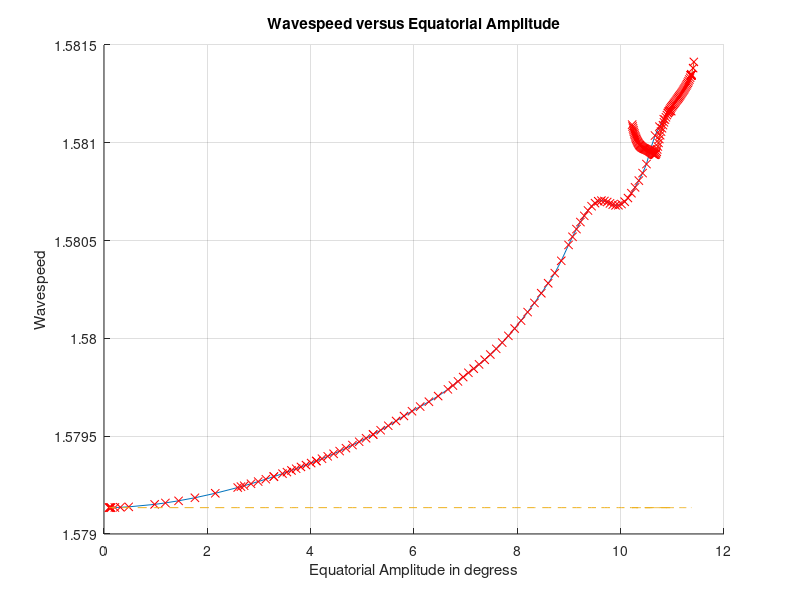
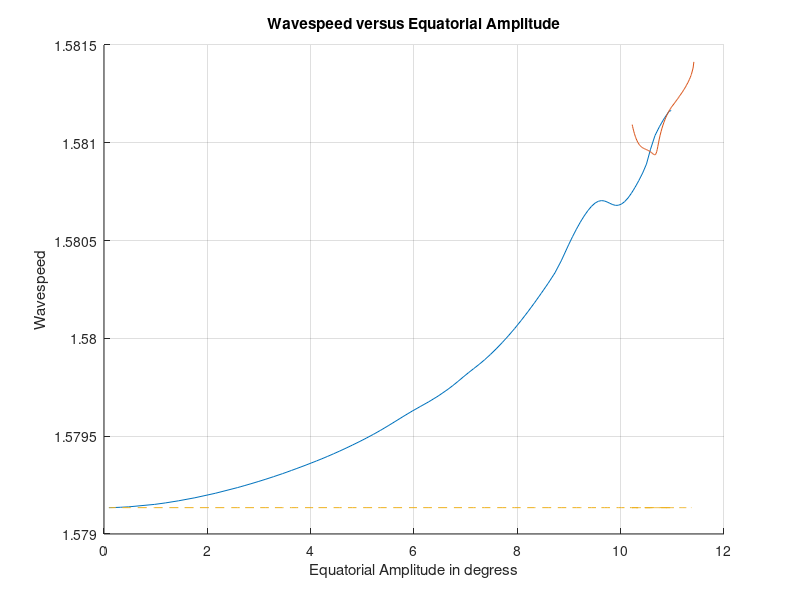
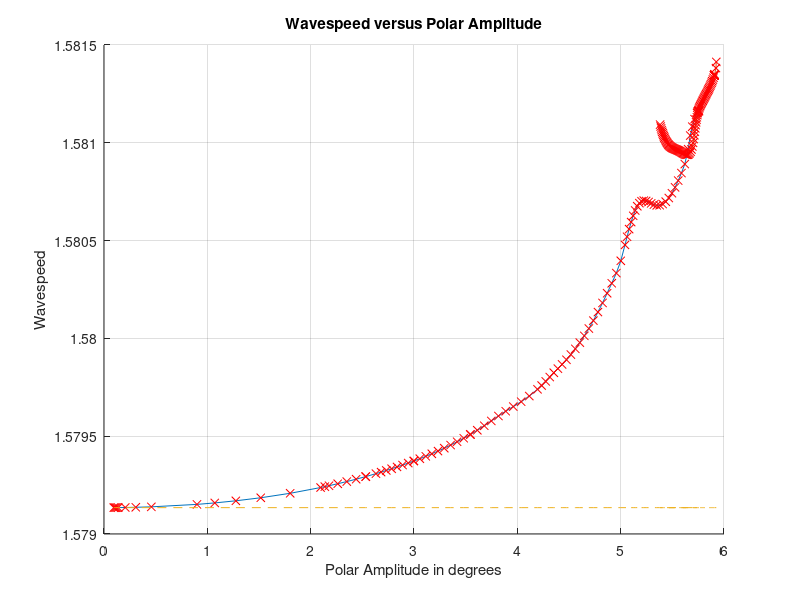
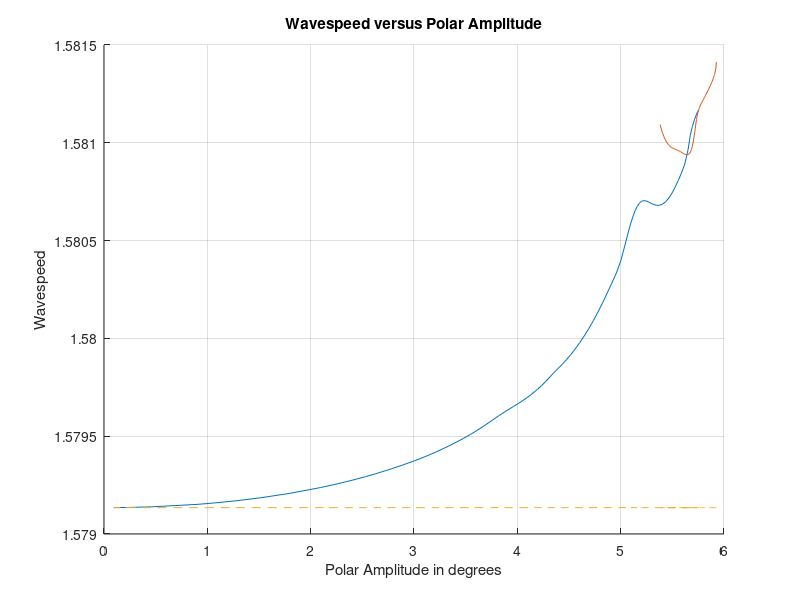

Reproduce these figures in MATLAB, in order.
% Script to plot up the wavespeed v's amplitude
% relationships found from the nonlinear code

% This script uses a previous value of AmpsandC to plot so no real calculation here...

% Clear all constants from memory
clear all

% Declare and initialise all constants
g=9.80616; % Gravitational acceleration
Omega=2*pi/(24*60*60); % Earth's angular velocity
aref=6.37122*10^6; % Radius of the Earth

% Declare characteristic scales
href=8*10^3; % Characteristic length scale (m)
cref=Omega/30; % Characteristic angular velocity scale of the Rossby wave (s^-1)
vref=40; % Characteristic velocity scale(m*s^-1)
wref=7.848*10^(-6); %Characteristic angular velocity scale of the zonal flow (s^-1)

% Define the nondimensional numbers
Sr=aref*cref/vref; % Strouhal number
Fr=vref/sqrt(g*href); % Froude number
Ro=vref/(2*Omega*aref); % Rossby number

% Dimensionless zonal flow parameters
wbase=wref*aref/vref; % Dimensionless base zonal flow angular velocity
h0=1; % Dimensionless polar free suface height (h/href=1 is assumed at the poles)
a=aref/href; % Dimensionless value of the Earth's radius...relative to href...

% Here we declare the number of Directories that we want to
% load data from.
StartDirect=1;
NumDirects=203;
% The number of gaps in the data set
numgaps=1;
% The current gap number that we are up to
currentgap=0;

% Since we want to store Ampe, Ampp, and Ampt and c we set aside room for this storage now.
% We will store in the order [c;Ampe;Ampp;Ampt] etc
% We need to subtract off the total number of gaps since we don't store data at the points
%AmpsandC=zeros(4,NumDirects-StartDirect+1-numgaps);
% Load AmpsandC
load AmpsandC


% Create vectors to plot the linearized solution.
% For kappa=5
lincval=(1.579134708860227e+000)*ones(1,NumDirects-StartDirect+1-numgaps);

% Now that we have all the data we do some plots

%%%%%%%%%%%%%%%%%%%%%%%%%%%%%%
%%%% Equatorial amplitude plot
%%%%%%%%%%%%%%%%%%%%%%%%%%%%%%
% Do plot with both line and 'X's at plot points
% Create a new held figure with grid
figure
hold on
grid on
% Plot each solution segment
plot(AmpsandC(2,1:101),AmpsandC(1,1:101),AmpsandC(2,1:101),AmpsandC(1,1:101),'rx');
plot(AmpsandC(2,102:end),AmpsandC(1,102:end),AmpsandC(2,102:end),AmpsandC(1,102:end),'rx');
% Put in linearised solution
plot(AmpsandC(2,:),lincval,'--');
% Label the figure
title('Wavespeed versus Equatorial Amplitude');
xlabel('Equatorial Amplitude in degress');
ylabel('Wavespeed');

% Now do plot with line only.
% Create a new held figure with grid
figure
hold on
grid on
% Plot each solution segment
plot(AmpsandC(2,1:101),AmpsandC(1,1:101));
plot(AmpsandC(2,102:end),AmpsandC(1,102:end));
% Put in linearised solution
plot(AmpsandC(2,:),lincval,'--');
% Label the figure
title('Wavespeed versus Equatorial Amplitude');
xlabel('Equatorial Amplitude in degress');
ylabel('Wavespeed');


%%%%%%%%%%%%%%%%%%%%%%%%%%%%%%
%%%% Polar amplitude plot
%%%%%%%%%%%%%%%%%%%%%%%%%%%%%%
% Do plot with both line and 'X's at plot points
% Create a new held figure with grid
figure
hold on
grid on
% Plot each solution segment
plot(AmpsandC(3,1:101),AmpsandC(1,1:101),AmpsandC(3,1:101),AmpsandC(1,1:101),'rx');
plot(AmpsandC(3,102:end),AmpsandC(1,102:end),AmpsandC(3,102:end),AmpsandC(1,102:end),'rx');
% Put in linearised solution
plot(AmpsandC(3,:),lincval,'--');
% Label the figure
title('Wavespeed versus Polar Amplitude');
xlabel('Polar Amplitude in degrees');
ylabel('Wavespeed');

% Now do plot with line only.
% Create a new held figure with grid
figure
hold on
grid on
% Plot each solution segment
plot(AmpsandC(3,1:101),AmpsandC(1,1:101));
plot(AmpsandC(3,102:end),AmpsandC(1,102:end));
% Put in linearised solution
plot(AmpsandC(3,:),lincval,'--');
% Label the figure
title('Wavespeed versus Polar Amplitude');
xlabel('Polar Amplitude in degrees');
ylabel('Wavespeed');

%%%%%%%%%%%%%%%%%%%%%%%%%%%%%%
%%%% Averaged amplitude plot
%%%%%%%%%%%%%%%%%%%%%%%%%%%%%%
% Do plot with both line and 'X's at plot points
% Create a new held figure with grid
figure
hold on
grid on
% Plot each solution segment
plot(AmpsandC(4,1:101),AmpsandC(1,1:101),AmpsandC(4,1:101),AmpsandC(1,1:101),'rx');
plot(AmpsandC(4,102:end),AmpsandC(1,102:end),AmpsandC(4,102:end),AmpsandC(1,102:end),'rx');
% Put in linearised solution
plot(AmpsandC(4,:),lincval,'--');
% Label the figure
title('Wavespeed versus Combined Amplitude');
xlabel('Averaged Amplitude in degrees');
ylabel('Wavespeed');

% Now do plot with line only.
% Create a new held figure with grid
figure
hold on
grid on
% Plot each solution segment
plot(AmpsandC(4,1:101),AmpsandC(1,1:101));
plot(AmpsandC(4,102:end),AmpsandC(1,102:end));
% Put in linearised solution
plot(AmpsandC(4,:),lincval,'--');
% Label the figure
title('Wavespeed versus Combined Amplitude');
xlabel('Averaged Amplitude in degrees');
ylabel('Wavespeed');


%%%%%%%%%%%%%%%%%%%%%%%%%%%%%%
%%%% Plot them all together
%%%%%%%%%%%%%%%%%%%%%%%%%%%%%%
% Do plot with both line and 'X's at plot points
% Create a new held figure with grid
figure
hold on
grid on
% Plot each solution segment
plot(AmpsandC(2,1:101),AmpsandC(1,1:101),AmpsandC(2,1:101),AmpsandC(1,1:101),'rx');
plot(AmpsandC(2,102:end),AmpsandC(1,102:end),AmpsandC(2,102:end),AmpsandC(1,102:end),'rx');

plot(AmpsandC(3,1:101),AmpsandC(1,1:101),AmpsandC(3,1:101),AmpsandC(1,1:101),'rx');
plot(AmpsandC(3,102:end),AmpsandC(1,102:end),AmpsandC(3,102:end),AmpsandC(1,102:end),'rx');

plot(AmpsandC(4,1:101),AmpsandC(1,1:101),AmpsandC(4,1:101),AmpsandC(1,1:101),'rx');
plot(AmpsandC(4,102:end),AmpsandC(1,102:end),AmpsandC(4,102:end),AmpsandC(1,102:end),'rx');
% Put in linearised solution
plot(AmpsandC(2,:),lincval,'--');
% Label the figure
title('Wavespeed versus Amplitudes');
xlabel('Amplitude in degrees');
ylabel('Wavespeed');

% Now do plot with line only.
% Create a new held figure with grid
figure
hold on
grid on
% Plot each solution segment
plot(AmpsandC(2,1:101),AmpsandC(1,1:101));
plot(AmpsandC(2,102:end),AmpsandC(1,102:end));

plot(AmpsandC(3,1:101),AmpsandC(1,1:101));
plot(AmpsandC(3,102:end),AmpsandC(1,102:end));

plot(AmpsandC(4,1:101),AmpsandC(1,1:101));
plot(AmpsandC(4,102:end),AmpsandC(1,102:end));
% Put in linearised solution
plot(AmpsandC(2,:),lincval,'--');
% Label the figure
title('Wavespeed versus Amplitudes');
xlabel('Amplitude in degrees');
ylabel('Wavespeed');

